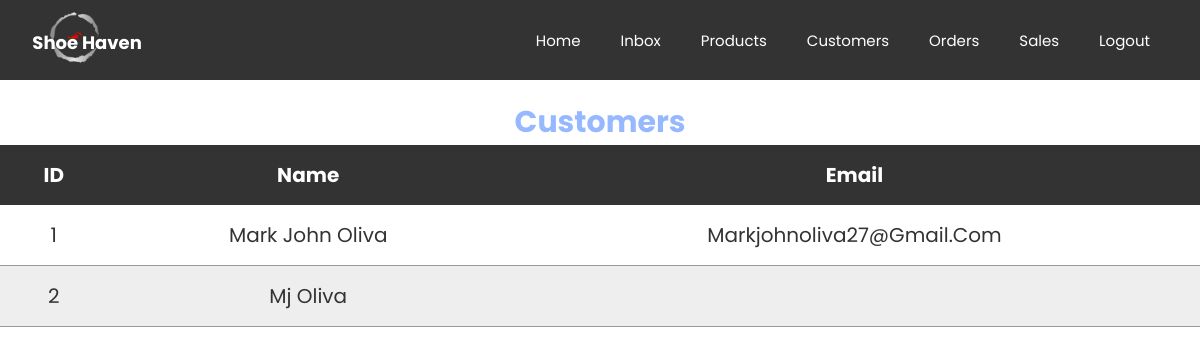
The page /PROJECT101/viewCustomer.php on the database as committed earlier.
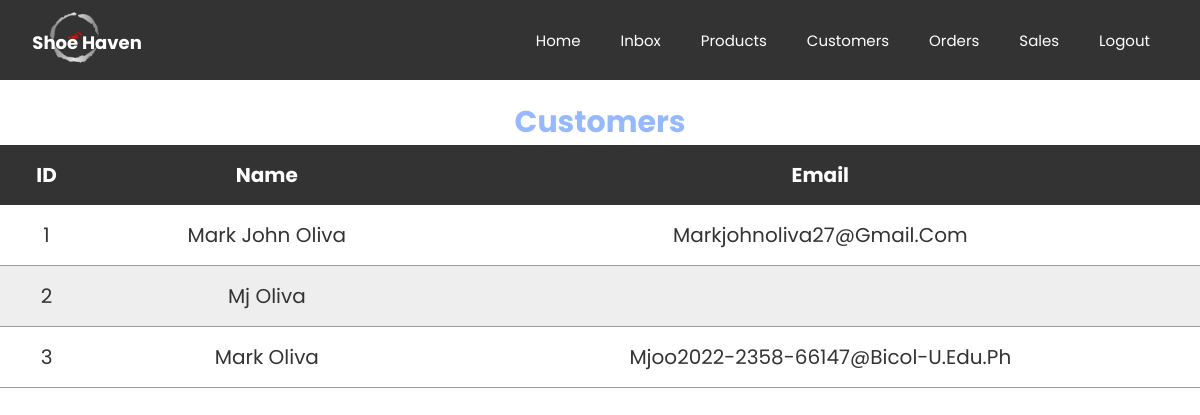
The same page on the database as committed later.
### tables this page shows
CREATE TABLE `users` (
  `user_id` int(255) NOT NULL,
  `fullname` varchar(250) NOT NULL,
  `age` int(100) NOT NULL,
  `gender` varchar(100) NOT NULL,
  `email` varchar(250) NOT NULL,
  `username` varchar(250) NOT NULL,
  `password` varchar(100) NOT NULL,
  `profile_image` varchar(100) NOT NULL,
  `date` timestamp NOT NULL DEFAULT current_timestamp() ON UPDATE current_timestamp(),
  `user_type` char(1) NOT NULL DEFAULT 'u' COMMENT 'u - user\r\na - admin',
  `status` varchar(100) NOT NULL DEFAULT 'active'
);

### PROJECT101/viewCustomer.php (the view, shortened to what this page needs)
<?php
@include 'connection.php';
?>
<!DOCTYPE html>
<html lang="en">
<head>
   <link rel="stylesheet" href="https://cdnjs.cloudflare.com/ajax/libs/font-awesome/6.0.0/css/all.min.css">
   <link rel="stylesheet" href="css/adminCSS.css">
</head>
<body>
<?php require_once('include/nava.php'); ?>
<div >
<p class="client">Customers</p>
  <table class="table ">
    <thead>
      <tr>
        <th class="text-center">ID</th>
        <th class="text-center">Name </th>
        <th class="text-center">Email</th>
      </tr>
    </thead>
    <?php
      $sql="SELECT * from users where user_type = 'u'";
      $result=$con-> query($sql);
      $count=1;
      if ($result-> num_rows > 0){
        while ($row=$result-> fetch_assoc()) {
    ?>
    <tr>
      <td class="text-center"><?=$count?></td>
      <td class="text-center"><?=$row["fullname"]?> </td>
      <td class="text-center"><?=$row["email"]?></td>
    </tr>
    <?php
            $count=$count+1;
        }
    }
    ?>
  </table>

Rows that differ between the two databases and show on the page:
added users: fullname "Mark Oliva", email "Mjoo2022-2358-66147@bicol-U.edu.ph"
